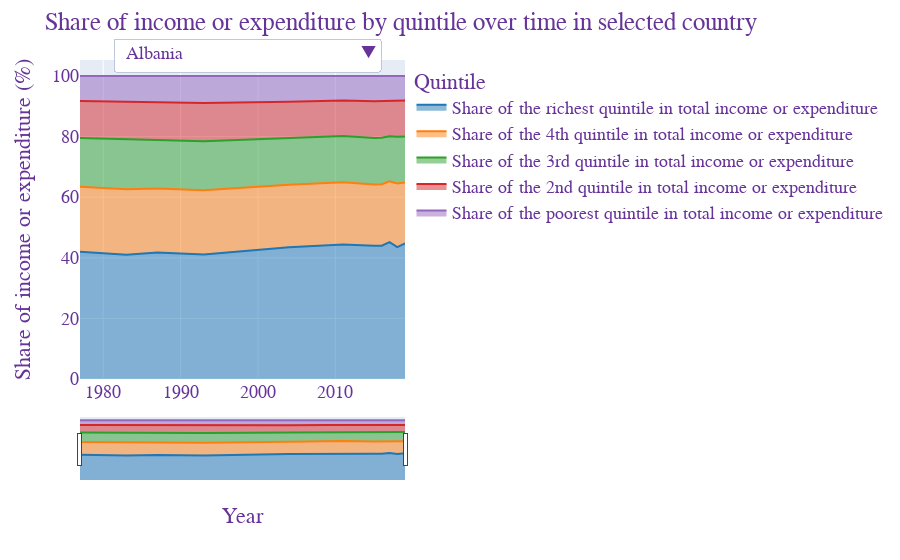

The cell this chart's notebook holds for it:
### Code cell
# Create a figure which shows share of income by quintile over scrolling the timeline bar.
# X axis is the Year from 1977 to 2019 and Y axis is the % of income or expenditure.
# The figure contains 5 areas for each quintile seperated by lines with different colors.
# The color of the area is the same as the color of the line.
fig = px.area(Eco_df[Eco_df['Country'] == 'India'], x="Year", y=["Share of the richest quintile in total income or expenditure", "Share of the 4th quintile in total income or expenditure", "Share of the 3rd quintile in total income or expenditure", "Share of the 2nd quintile in total income or expenditure", "Share of the poorest quintile in total income or expenditure"], color_discrete_sequence=['#1f77b4', '#ff7f0e', '#2ca02c', '#d62728', '#9467bd'])
fig.update_layout(
    title="Share of income or expenditure by quintile over time in selected country",
    xaxis_title="Year",
    yaxis_title="Share of income or expenditure (%)",
    legend_title="Quintile",
    font=dict(
        family="Courier New, monospace",
        size=18,
        color="RebeccaPurple"
    )
)


# Give an option to select a country from the list
fig.update_layout(
    updatemenus=[
        dict(
            buttons=list([
                dict(
                    args=[{"y": [Eco_df[Eco_df['Country'] == country]['Share of the richest quintile in total income or expenditure'], Eco_df[Eco_df['Country'] == country]['Share of the 4th quintile in total income or expenditure'], Eco_df[Eco_df['Country'] == country]['Share of the 3rd quintile in total income or expenditure'], Eco_df[Eco_df['Country'] == country]['Share of the 2nd quintile in total income or expenditure'], Eco_df[Eco_df['Country'] == country]['Share of the poorest quintile in total income or expenditure']]}],
                    label=country,
                    method="update"
                ) for country in countries
            ]),
            direction="down",
            pad={"r": 10, "t": 10},
            showactive=True,
            x=0.1,
            xanchor="left",
            y=1.1,
            yanchor="top"
        ),
    ],
)

# Add a slider to the figure
fig.update_layout(
    xaxis=dict(
        rangeslider=dict(
            visible=True
        ),
        type="date"
    )
)


# Show the figure
fig.show()
